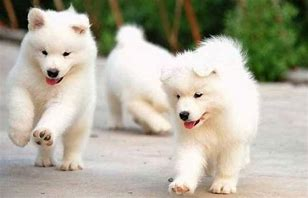
#> input picture machlineLearn/Samoyed.png, 308 x 198 px
$ python cvPro.py
#> lines starting #> are read from the running program, lines starting #| are printed output that depends on the picture
import cv2
from skimage import io
from skimage.transform import resize
from matplotlib import pyplot as plt

from skimage import *

#Read pic1
img1 = cv2.imread("Samoyed.png")
#> img1 is the input picture: shape (198, 308, 3); mean B, G, R 156.9, 173.7, 177.5
#Read pic2
img2 = cv2.imread("cat.png")
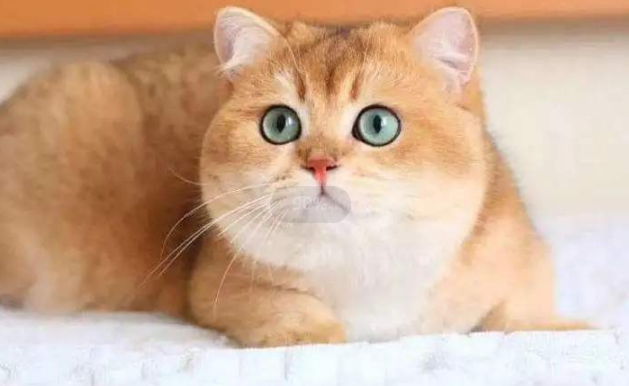
#> input picture machlineLearn/cat.png, 629 x 386 px
#> img2 is the input picture: shape (386, 629, 3); mean B, G, R 152.9, 176.9, 208.3
#resize cat  to the same
img2_res = resize(img2, (198, 308))
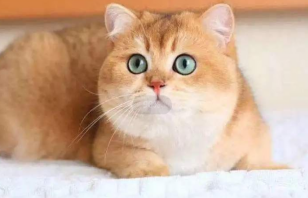
#> img2_res: shape (198, 308, 3) float64; mean B, G, R 0.6, 0.694, 0.817
#> (the run stopped early here; a loop or call above may not have finished)
